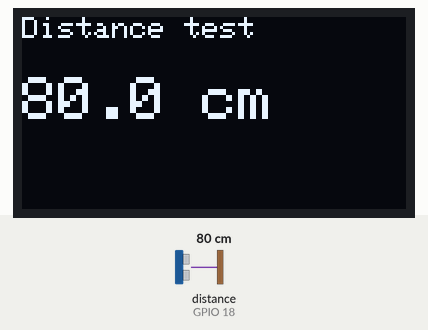
A sketch run on a simulated ESP32. Shown: 128×64 one-colour display. Wiring (inferred from the names in the program): ultrasonic range finder: trigger GPIO 5; echo GPIO 18. Inputs (shaded band) come from the test bench; at power-on: distance to the obstacle (sensor on GPIO 18) 80 cm. The echo pulse lasts 58.3 µs per cm; what the sketch prints to the serial monitor is not drawn.

Above: at 1.7 s.
1.8 s: distance to the obstacle (sensor on GPIO 18) set to 2 cm
At 2.8 s:
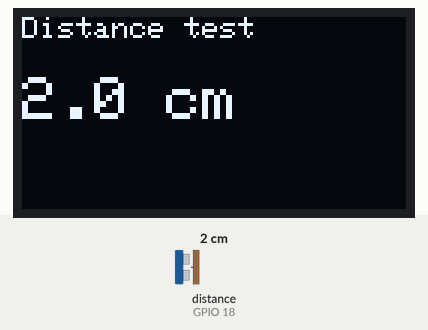
3.6 s: distance to the obstacle (sensor on GPIO 18) set to 4 cm
At 4.5 s:
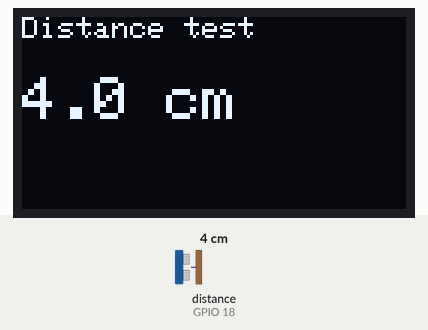
5.2 s: distance to the obstacle (sensor on GPIO 18) set to 9 cm
At 6.2 s:
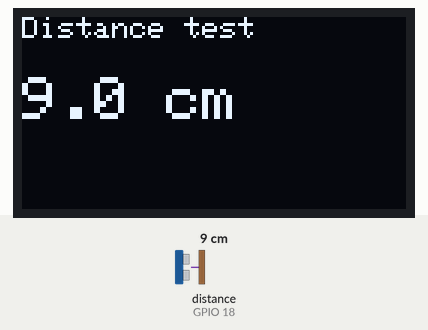
Timing chart, 0 to 8.2 s (numbered marks = the images above; inputs shaded):
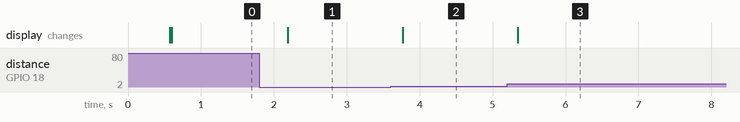

Measured:
- after the input at 1.8 s, the display: changes after 0.39 s (image 1)
- after the input at 3.6 s, the display: changes after 0.17 s (image 2)
- after the input at 5.2 s, the display: changes after 0.15 s (image 3)

The sketch:

testoled.ino
```cpp
#include <Wire.h>
#include <Adafruit_GFX.h>
#include <Adafruit_SSD1306.h>

#define SCREEN_WIDTH 128
#define SCREEN_HEIGHT 64
#define OLED_RESET -1

Adafruit_SSD1306 display(SCREEN_WIDTH, SCREEN_HEIGHT, &Wire, OLED_RESET);

#define TRIG_PIN 5
#define ECHO_PIN 18

void setup() {
  Serial.begin(115200);
  delay(500);
  Serial.println();
  Serial.println("=== TEST START ===");

  // --- Ultrasonic pins ---
  pinMode(TRIG_PIN, OUTPUT);
  pinMode(ECHO_PIN, INPUT);
  Serial.println("Ultrasonic pins set.");

  // --- I2C scan ---
  Wire.begin(21, 22);
  Serial.println("Scanning I2C bus...");
  int found = 0;
  for (byte addr = 1; addr < 127; addr++) {
    Wire.beginTransmission(addr);
    if (Wire.endTransmission() == 0) {
      Serial.print("  Found device at 0x");
      Serial.println(addr, HEX);
      found++;
    }
  }
  if (found == 0) Serial.println("  No I2C devices found!");
  else Serial.print("  Total devices: "); Serial.println(found);

  // --- OLED init ---
  Serial.println("Initializing OLED at 0x3C...");
  if (!display.begin(SSD1306_SWITCHCAPVCC, 0x3C)) {
    Serial.println("  FAILED at 0x3C, trying 0x3D...");
    if (!display.begin(SSD1306_SWITCHCAPVCC, 0x3D)) {
      Serial.println("  FAILED at 0x3D too. OLED not working.");
    } else {
      Serial.println("  OLED OK at 0x3D");
    }
  } else {
    Serial.println("  OLED OK at 0x3C");
  }

  display.clearDisplay();
  display.setTextSize(2);
  display.setTextColor(WHITE);
  display.setCursor(0, 0);
  display.println("TEST");
  display.setTextSize(1);
  display.setCursor(0, 30);
  display.println("OLED works!");
  display.display();
  Serial.println("OLED test text drawn.");

  Serial.println("=== SETUP DONE ===");
}

void loop() {
  // --- Read ultrasonic ---
  digitalWrite(TRIG_PIN, LOW);
  delayMicroseconds(2);
  digitalWrite(TRIG_PIN, HIGH);
  delayMicroseconds(10);
  digitalWrite(TRIG_PIN, LOW);

  long duration = pulseIn(ECHO_PIN, HIGH, 30000);
  float distance = (duration == 0) ? -1.0 : (duration * 0.0343) / 2.0;

  Serial.print("Distance: ");
  if (distance < 0) Serial.println("NO ECHO (timeout)");
  else { Serial.print(distance, 1); Serial.println(" cm"); }

  // --- Update OLED ---
  display.clearDisplay();
  display.setTextSize(1);
  display.setCursor(0, 0);
  display.println("Distance test");
  display.setTextSize(2);
  display.setCursor(0, 20);
  if (distance < 0) display.println("--- cm");
  else { display.print(distance, 1); display.println(" cm"); }
  display.display();

  delay(500);
}
```
